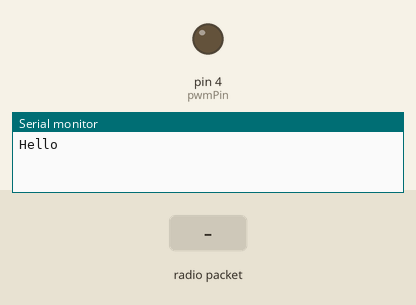
The sketch below on a simulated Arduino Nano, built with avr-gcc and run on an emulated ATmega328P. Shown: output pins drawn as LEDs (lit = HIGH), the last lines printed to the serial monitor. The test bench sets the inputs (shaded band). No radio packets arrive unless stated.

Above: at 1.2 s.
1.3 s: radio packet "1" arrives
At 3.9 s:
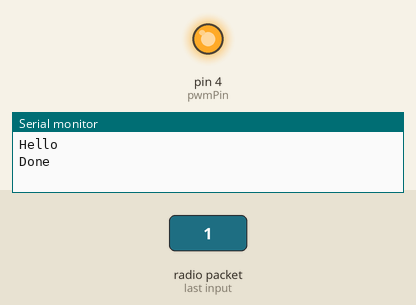
4.3 s: radio packet "0" arrives
At 6.5 s:
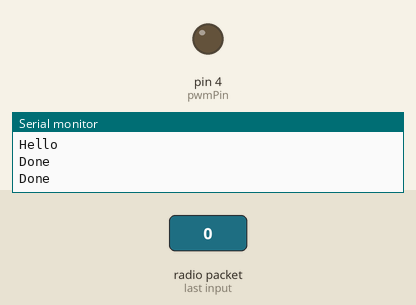
6.8 s: radio packet "2" arrives
Timing chart, 0 to 12.8 s (numbered marks = the images above; inputs shaded):
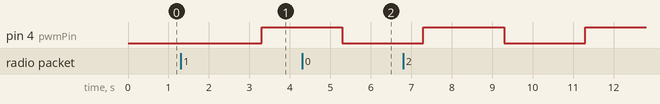

The sketch:

RX.ino
```cpp
#include <RH_ASK.h>
#include <SPI.h>

RH_ASK rf_driver;

const int pwmPin = 4; // PWM output pin
const int pwmFrequency = 1000; // PWM frequency in Hz
const int pwmResolution = 8; // PWM resolution in bits (8-bit for Arduino Nano)

void setup() {
  rf_driver.init();
  Serial.begin(9600);
  Serial.println("Hello");
}

void loop() {
  uint8_t buffer[8];
  uint8_t len = sizeof(buffer);
  if (rf_driver.recv(buffer, &len)){
    Serial.println("Done");
    analogWrite(pwmPin, 0);
    delay(2000);
    analogWrite(pwmPin, 255);
    delay(2000);
  }
}
```

Measured:
- after the input at 1.3 s, pin 4 (pwmPin): LOW → HIGH after 2.0 s
- after the input at 4.3 s, pin 4 (pwmPin): HIGH → LOW after 1.0 s
